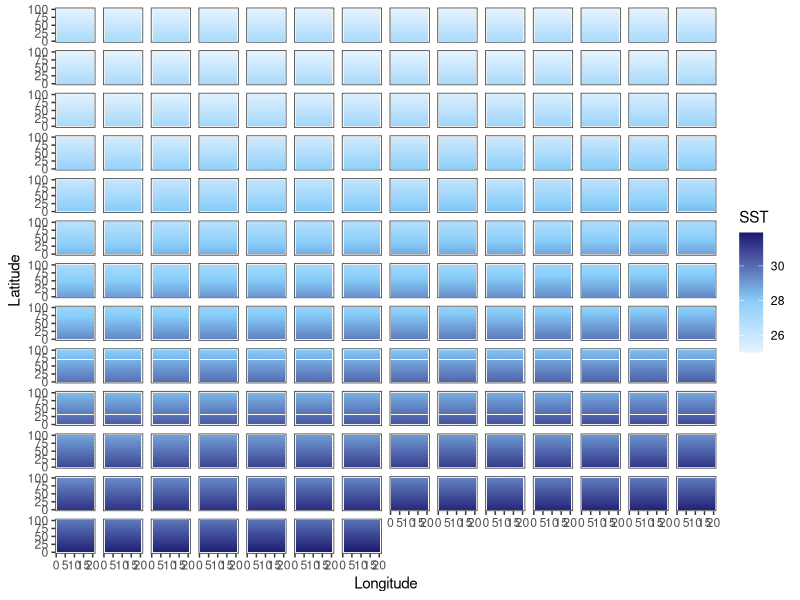
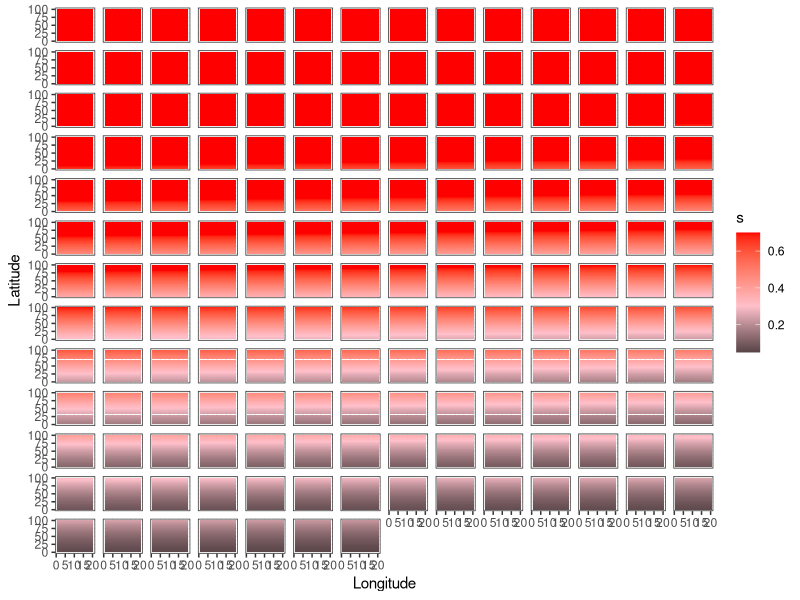
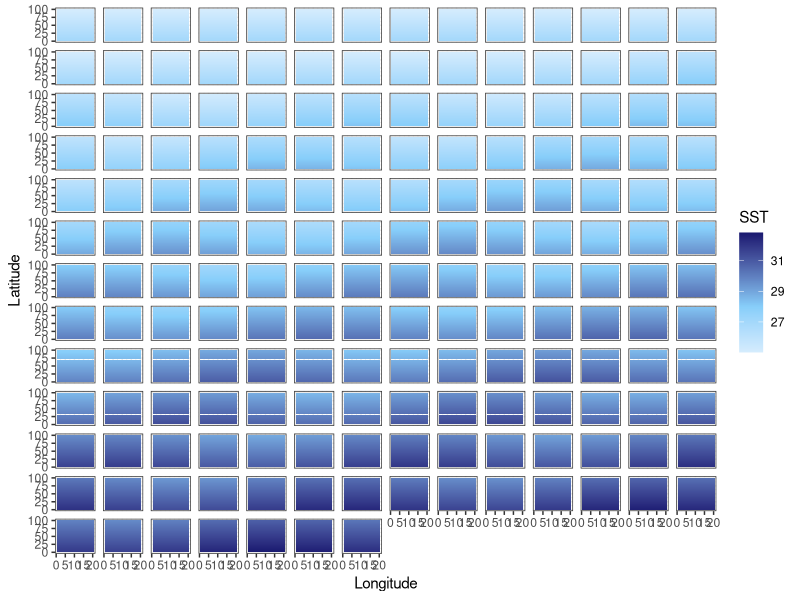
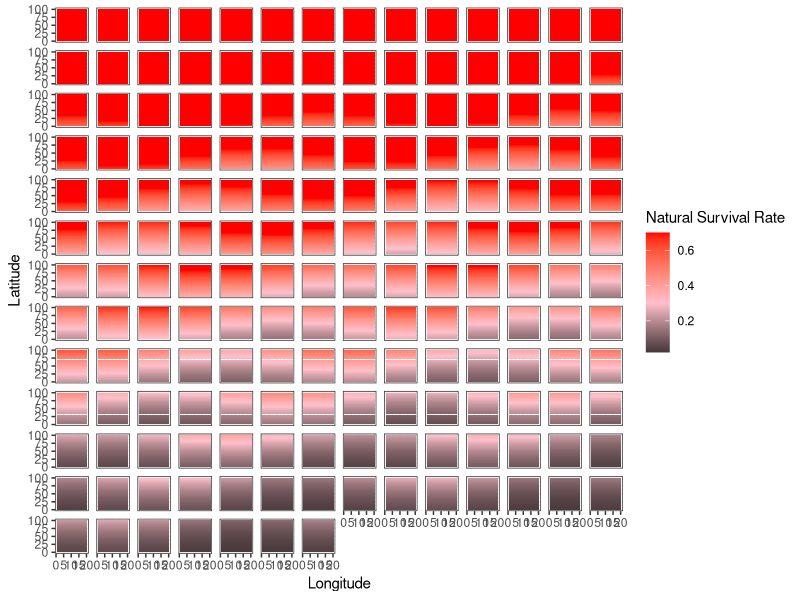
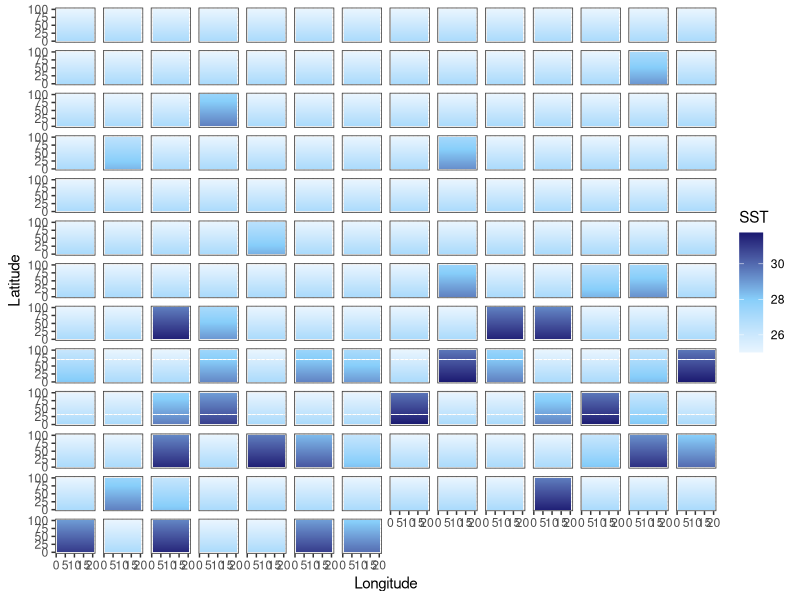

Generate these figures, in order, with R: (Note: a time limit stopped this script after it produced the figures.)
library(tidyverse)
library(here)

addTaskCallback(function(...) {
  set.seed(42)
  TRUE
})
options(warn = -1)

years <- 175
NS.patches <- 100
EW.patches <- 20
opt.temp <- 25

calc_temp_mortality <- function(SST, opt.temp, temp.range, s) {
  nat.m <- array(0, c(nrow(SST), ncol(SST)))
  m <- 1 - exp((-(SST[, ] - opt.temp)^2) / (temp.range^2)) # temperature based mortality function from Walsworth et al.
  m <- 1 - m
  nat.m <- ifelse(m > s, s, m)
  return(nat.m)
}

### UNCOMMENT FOR CONSTANT MEAN SHIFT SST
SST.patches.mean <- array(opt.temp, c(NS.patches, EW.patches, years))
start_SST <- (opt.temp) + NS.patches * 0.02

for (i in 1:25) {
  SST <- start_SST
  for (lat in 1:NS.patches) {
    SST.patches.mean[lat, , i] <- SST
    SST <- SST - 0.02
  }
}

for (i in 26:years) {
  SST <- start_SST
  for (lat in 1:NS.patches) {
    SST.patches.mean[lat, , i] <- SST
    SST <- SST - 0.02
  }
  start_SST <- start_SST + 0.033
}

### UNCOMMENT FOR ENSO VARIABLE MEAN SST
SST.patches.enso <- array(opt.temp, c(NS.patches, EW.patches, years))
start_SST <- (opt.temp) + NS.patches * 0.02

for (i in 1:25) {
  SST <- start_SST
  for (lat in 1:NS.patches) {
    SST.patches.enso[lat, , i] <- SST
    SST <- SST - 0.02
  }
}

t <- seq(1, years - 25, 1)
b <- array(0, 25)
change <- 0.5 * sin(t) + 0.033
enso.value <- c(b, change)

for (i in 26:years) {
  SST <- start_SST
  for (lat in 1:NS.patches) {
    SST.patches.enso[lat, , i] <- SST
    SST <- SST - 0.02
  }
  start_SST <- start_SST + enso.value[i]
}

### UNCOMMENT FOR SHOCK SST CHANGES
SST.patches.shock <- array(opt.temp, c(NS.patches, EW.patches, years))
start_SST <- (opt.temp) + NS.patches * 0.02

for (i in 1:25) {
  SST <- start_SST
  for (lat in 1:NS.patches) {
    SST.patches.shock[lat, , i] <- SST
    SST <- SST - 0.02
  }
}

for (i in 26:years) {
  SST <- start_SST
  heat_prob <- runif(1, 0, 1)
  if ((i < 100 & heat_prob < 0.1) | (i >= 100 & heat_prob < 0.35)) {
    intensity <- runif(1, 1, ifelse(i < 100, 3, 5))
    SST <- start_SST + intensity
  } else {
    SST <- start_SST
  }
  for (lat in 1:NS.patches) {
    SST.patches.shock[lat, , i] <- SST
    SST <- SST - 0.02
  }
}

### MEAN SHOCK
SST.patches.mean.shock <- array(opt.temp, c(NS.patches, EW.patches, years))
start_SST <- (opt.temp) + NS.patches * 0.02

for (i in 1:25) {
  SST <- start_SST
  for (lat in 1:NS.patches) {
    SST.patches.mean.shock[lat, , i] <- SST
    SST <- SST - 0.02
  }
}

for (i in 26:years) {
  heat_prob <- runif(1, 0, 1)
  if ((i < 100 & heat_prob < 0.1) | (i >= 100 & heat_prob < 0.35)) {
    intensity <- runif(1, 1, ifelse(i < 100, 3, 5))
    SST <- start_SST + intensity
  } else {
    SST <- start_SST
  }
  for (lat in 1:NS.patches) {
    SST.patches.mean.shock[lat, , i] <- SST
    SST <- SST - 0.02
  }
  start_SST <- start_SST + 0.033
}

output_df_mean <- data.frame() # create dataframe to hold results
output_df_enso <- data.frame()
output_df_shock <- data.frame()
output_df_mean_shock <- data.frame()


# Mean --------------------------------------------------------------------

for (b in 1:years) {
  SSTdf_mean <- SST.patches.mean[, , b] %>%
    as.data.frame()

  SSTdf_mean$lat <- c(1:NS.patches)
  SSTdf_mean$year <- paste0(b)

  output_df_mean <- bind_rows(output_df_mean, SSTdf_mean)
}

SSTdf_mean <- output_df_mean %>%
  pivot_longer(V1:V20,
    names_to = "lon",
    values_to = "sst"
  ) %>%
  mutate(lon = case_when(
    lon == "V1" ~ 1,
    lon == "V2" ~ 2,
    lon == "V3" ~ 3,
    lon == "V4" ~ 4,
    lon == "V5" ~ 5,
    lon == "V6" ~ 6,
    lon == "V7" ~ 7,
    lon == "V8" ~ 8,
    lon == "V9" ~ 9,
    lon == "V10" ~ 10,
    lon == "V11" ~ 11,
    lon == "V12" ~ 12,
    lon == "V13" ~ 13,
    lon == "V14" ~ 14,
    lon == "V15" ~ 15,
    lon == "V16" ~ 16,
    lon == "V17" ~ 17,
    lon == "V18" ~ 18,
    lon == "V19" ~ 19,
    lon == "V20" ~ 20
  )) %>%
  mutate(year = as.numeric(year))

mt <- ggplot(SSTdf_mean, aes(lon, lat, fill = sst)) +
  geom_tile() +
  labs(x = "Longitude", y = "Latitude", fill = "SST") +
  theme_bw() +
  scale_fill_gradient2(low = "white", high = "midnightblue", mid = "lightskyblue", midpoint = 28) +
  facet_wrap(~year) +
  theme(
    strip.background = element_blank(),
    strip.text.x = element_blank()
  )

SSTdf_mean <- SSTdf_mean %>%
  mutate(mortality = 1 - (1 - exp((-(sst - 25)^2) / (4^2)))) %>%
  mutate(survival = ifelse(mortality > 0.7, 0.7, mortality))

mm <- ggplot(SSTdf_mean, aes(lon, lat, fill = survival)) +
  geom_tile() +
  labs(x = "Longitude", y = "Latitude", fill = "s") +
  theme_bw() +
  scale_fill_gradient2(low = "black", high = "red", mid = "pink", midpoint = .3) +
  facet_wrap(~year) +
  theme(
    strip.background = element_blank(),
    strip.text.x = element_blank()
  )

# ENSO --------------------------------------------------------------------

for (b in 1:years) {
  SSTdf_enso <- SST.patches.enso[, , b] %>%
    as.data.frame()

  SSTdf_enso$lat <- c(1:NS.patches)
  SSTdf_enso$year <- paste0(b)

  output_df_enso <- bind_rows(output_df_enso, SSTdf_enso)
}

SSTdf_enso <- output_df_enso %>%
  pivot_longer(V1:V20,
    names_to = "lon",
    values_to = "sst"
  ) %>%
  mutate(lon = case_when(
    lon == "V1" ~ 1,
    lon == "V2" ~ 2,
    lon == "V3" ~ 3,
    lon == "V4" ~ 4,
    lon == "V5" ~ 5,
    lon == "V6" ~ 6,
    lon == "V7" ~ 7,
    lon == "V8" ~ 8,
    lon == "V9" ~ 9,
    lon == "V10" ~ 10,
    lon == "V11" ~ 11,
    lon == "V12" ~ 12,
    lon == "V13" ~ 13,
    lon == "V14" ~ 14,
    lon == "V15" ~ 15,
    lon == "V16" ~ 16,
    lon == "V17" ~ 17,
    lon == "V18" ~ 18,
    lon == "V19" ~ 19,
    lon == "V20" ~ 20
  )) %>%
  mutate(year = as.numeric(year))

et <- ggplot(SSTdf_enso, aes(lon, lat, fill = sst)) +
  geom_tile() +
  labs(x = "Longitude", y = "Latitude", fill = "SST") +
  theme_bw() +
  scale_fill_gradient2(low = "white", high = "midnightblue", mid = "lightskyblue", midpoint = 28) +
  facet_wrap(~year) +
  theme(
    strip.background = element_blank(),
    strip.text.x = element_blank()
  )

SSTdf_enso <- SSTdf_enso %>%
  mutate(mortality = 1 - (1 - exp((-(sst - 25)^2) / (4^2)))) %>%
  mutate(survival = ifelse(mortality > 0.7, 0.7, mortality))

em <- ggplot(SSTdf_enso, aes(lon, lat, fill = survival)) +
  geom_tile() +
  labs(x = "Longitude", y = "Latitude", fill = "Natural Survival Rate") +
  theme_bw() +
  scale_fill_gradient2(low = "black", high = "red", mid = "pink", midpoint = .3) +
  facet_wrap(~year) +
  theme(
    strip.background = element_blank(),
    strip.text.x = element_blank()
  )

# shock -------------------------------------------------------------------

for (b in 1:years) {
  SSTdf_shock <- SST.patches.shock[, , b] %>%
    as.data.frame()

  SSTdf_shock$lat <- c(1:NS.patches)
  SSTdf_shock$year <- paste0(b)

  output_df_shock <- bind_rows(output_df_shock, SSTdf_shock)
}

SSTdf_shock <- output_df_shock %>%
  pivot_longer(V1:V20,
    names_to = "lon",
    values_to = "sst"
  ) %>%
  mutate(lon = case_when(
    lon == "V1" ~ 1,
    lon == "V2" ~ 2,
    lon == "V3" ~ 3,
    lon == "V4" ~ 4,
    lon == "V5" ~ 5,
    lon == "V6" ~ 6,
    lon == "V7" ~ 7,
    lon == "V8" ~ 8,
    lon == "V9" ~ 9,
    lon == "V10" ~ 10,
    lon == "V11" ~ 11,
    lon == "V12" ~ 12,
    lon == "V13" ~ 13,
    lon == "V14" ~ 14,
    lon == "V15" ~ 15,
    lon == "V16" ~ 16,
    lon == "V17" ~ 17,
    lon == "V18" ~ 18,
    lon == "V19" ~ 19,
    lon == "V20" ~ 20
  )) %>%
  mutate(year = as.numeric(year))

st <- ggplot(SSTdf_shock, aes(lon, lat, fill = sst)) +
  geom_tile() +
  labs(x = "Longitude", y = "Latitude", fill = "SST") +
  theme_bw() +
  scale_fill_gradient2(low = "white", high = "midnightblue", mid = "lightskyblue", midpoint = 28) +
  facet_wrap(~year) +
  theme(
    strip.background = element_blank(),
    strip.text.x = element_blank()
  )

SSTdf_shock <- SSTdf_shock %>%
  mutate(mortality = 1 - (1 - exp((-(sst - 25)^2) / (4^2)))) %>%
  mutate(survival = ifelse(mortality > 0.7, 0.7, mortality))

sm <- ggplot(SSTdf_shock, aes(lon, lat, fill = survival)) +
  geom_tile() +
  labs(x = "Longitude", y = "Latitude", fill = "Natural Survival Rate") +
  theme_bw() +
  scale_fill_gradient2(low = "black", high = "red", mid = "pink", midpoint = .3) +
  facet_wrap(~year) +
  theme(
    strip.background = element_blank(),
    strip.text.x = element_blank()
  )


# Mean Shock --------------------------------------------------------------
for (b in 1:years) {
  SSTdf_mean_shock <- SST.patches.mean.shock[, , b] %>%
    as.data.frame()

  SSTdf_mean_shock$lat <- c(1:NS.patches)
  SSTdf_mean_shock$year <- paste0(b)

  output_df_mean_shock <- bind_rows(output_df_mean_shock, SSTdf_mean_shock)
}

SSTdf_mean_shock <- output_df_mean_shock %>%
  pivot_longer(V1:V20,
    names_to = "lon",
    values_to = "sst"
  ) %>%
  mutate(lon = case_when(
    lon == "V1" ~ 1,
    lon == "V2" ~ 2,
    lon == "V3" ~ 3,
    lon == "V4" ~ 4,
    lon == "V5" ~ 5,
    lon == "V6" ~ 6,
    lon == "V7" ~ 7,
    lon == "V8" ~ 8,
    lon == "V9" ~ 9,
    lon == "V10" ~ 10,
    lon == "V11" ~ 11,
    lon == "V12" ~ 12,
    lon == "V13" ~ 13,
    lon == "V14" ~ 14,
    lon == "V15" ~ 15,
    lon == "V16" ~ 16,
    lon == "V17" ~ 17,
    lon == "V18" ~ 18,
    lon == "V19" ~ 19,
    lon == "V20" ~ 20
  )) %>%
  mutate(year = as.numeric(year))

mst <- ggplot(SSTdf_mean_shock, aes(lon, lat, fill = sst)) +
  geom_tile() +
  labs(x = "Longitude", y = "Latitude", fill = "SST") +
  theme_bw() +
  scale_fill_gradient2(low = "white", high = "midnightblue", mid = "lightskyblue", midpoint = 28) +
  facet_wrap(~year) +
  theme(
    strip.background = element_blank(),
    strip.text.x = element_blank()
  )

SSTdf_mean_shock <- SSTdf_mean_shock %>%
  mutate(mortality = 1 - (1 - exp((-(sst - 25)^2) / (4^2)))) %>%
  mutate(survival = ifelse(mortality > 0.7, 0.7, mortality))

msm <- ggplot(SSTdf_mean_shock, aes(lon, lat, fill = survival)) +
  geom_tile() +
  labs(x = "Longitude", y = "Latitude", fill = "Natural Survival Rate") +
  theme_bw() +
  scale_fill_gradient2(low = "black", high = "red", mid = "pink", midpoint = .3) +
  facet_wrap(~year) +
  theme(
    strip.background = element_blank(),
    strip.text.x = element_blank()
  )


ggsave(mt, file = paste0("mean_temp.pdf"), path = here("04_figs", "climate"), height = 10, width = 15)
ggsave(mm, file = paste0("mean_mortality.pdf"), path = here("04_figs", "climate"), height = 10, width = 15)
ggsave(et, file = paste0("enso_temp.pdf"), path = here("04_figs", "climate"), height = 10, width = 15)
ggsave(em, file = paste0("enso_mortality.pdf"), path = here("04_figs", "climate"), height = 10, width = 15)
ggsave(st, file = paste0("shock_temp.pdf"), path = here("04_figs", "climate"), height = 10, width = 15)
ggsave(sm, file = paste0("shock_mortality.pdf"), path = here("04_figs", "climate"), height = 10, width = 15)
ggsave(mst, file = paste0("mean_shock_temp.pdf"), path = here("04_figs", "climate"), height = 10, width = 15)
ggsave(msm, file = paste0("mean_shock_mortality.pdf"), path = here("04_figs", "climate"), height = 10, width = 15)
